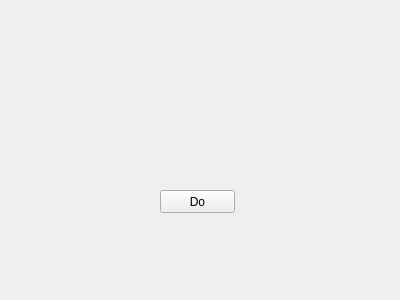
<?xml version="1.0" encoding="UTF-8"?>
<ui version="4.0">
 <class>Otsu</class>
 <widget class="QWidget" name="Otsu">
  <property name="geometry">
   <rect>
    <x>0</x>
    <y>0</y>
    <width>400</width>
    <height>300</height>
   </rect>
  </property>
  <property name="windowTitle">
   <string>Form</string>
  </property>
  <widget class="QPushButton" name="pushButton">
   <property name="geometry">
    <rect>
     <x>160</x>
     <y>190</y>
     <width>75</width>
     <height>23</height>
    </rect>
   </property>
   <property name="text">
    <string>Do</string>
   </property>
  </widget>
 </widget>
 <resources/>
 <connections/>
</ui>
